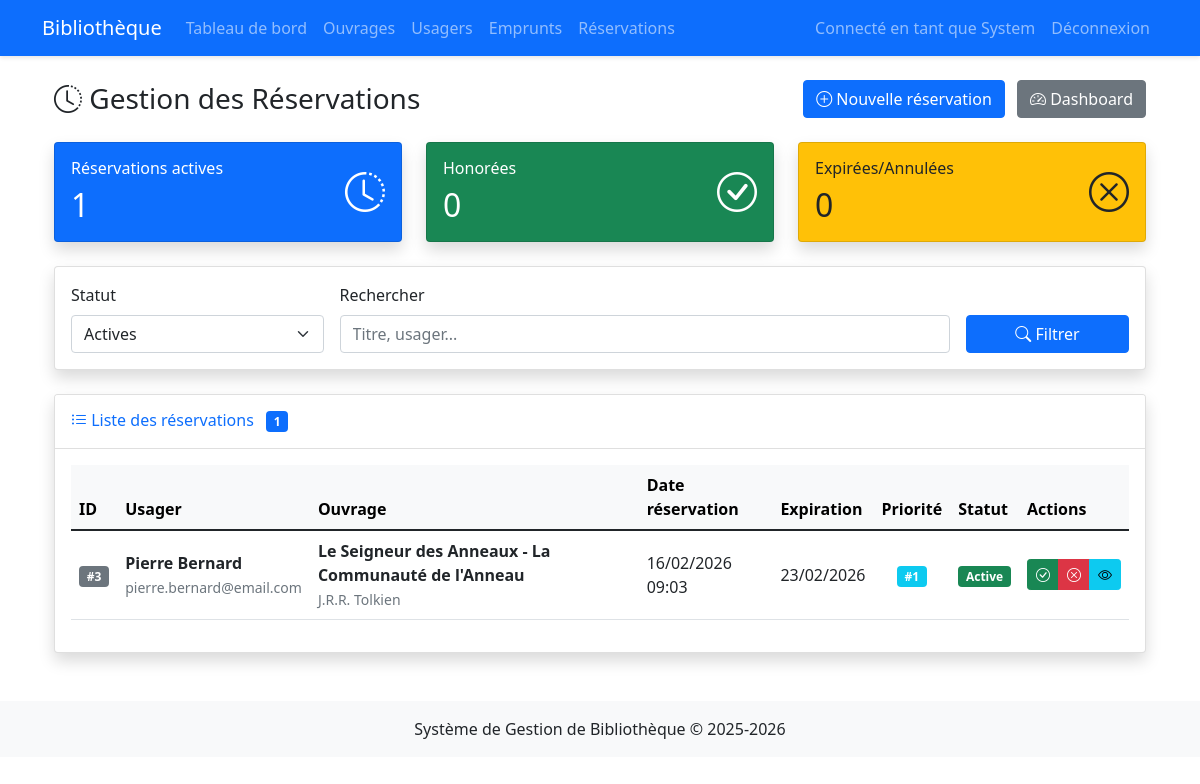
/admin/reservations (signed in), run on the app's committed database.
### models.py (models this page shows, shortened)
class Bibliothecaire(db.Model, UserMixin):
    __tablename__ = 'bibliothecaires'
    id = db.Column(db.Integer, primary_key=True)
    nom = db.Column(db.String(100), nullable=False)
    prenom = db.Column(db.String(100), nullable=False)
    login = db.Column(db.String(80), unique=True, nullable=False)
    password_hash = db.Column(db.String(200))
    date_creation = db.Column(db.DateTime, default=datetime.utcnow)

class Reservation(db.Model):
    __tablename__ = 'reservations'
    id = db.Column(db.Integer, primary_key=True)
    usager_id = db.Column(db.Integer, db.ForeignKey('usagers.id'), nullable=False)
    ouvrage_id = db.Column(db.Integer, db.ForeignKey('ouvrages.id'), nullable=False)
    date_reservation = db.Column(db.DateTime, default=datetime.utcnow)
    date_expiration = db.Column(db.DateTime)
    statut = db.Column(db.String(20), default='active')  # active, annulée, honorée
    priorite = db.Column(db.Integer)

class Usager(db.Model):
    __tablename__ = 'usagers'
    id = db.Column(db.Integer, primary_key=True)
    nom = db.Column(db.String(100), nullable=False)
    prenom = db.Column(db.String(100), nullable=False)
    email = db.Column(db.String(120), unique=True, nullable=False)
    telephone = db.Column(db.String(20))
    adresse = db.Column(db.Text)
    date_inscription = db.Column(db.DateTime, default=datetime.utcnow)
    statut = db.Column(db.String(20), default='actif')  # actif, suspendu, inactif
    emprunts = db.relationship('Emprunt', backref='usager', lazy=True)
    reservations = db.relationship('Reservation', backref='usager', lazy=True)

class Ouvrage(db.Model):
    __tablename__ = 'ouvrages'
    id = db.Column(db.Integer, primary_key=True)
    titre = db.Column(db.String(200), nullable=False)
    auteur = db.Column(db.String(200), nullable=False)
    isbn = db.Column(db.String(20), unique=True)
    annee_publication = db.Column(db.Integer)
    editeur = db.Column(db.String(100))
    categorie = db.Column(db.String(50))
    description = db.Column(db.Text)
    nombre_exemplaires = db.Column(db.Integer, default=1)
    date_ajout = db.Column(db.DateTime, default=datetime.utcnow)
    exemplaires = db.relationship('Exemplaire', backref='ouvrage', lazy=True)
    reservations = db.relationship('Reservation', backref='ouvrage', lazy=True)

### app.py (the view, shortened to what this page needs)
@app.route('/admin/reservations')
@login_required
def liste_reservations():
    query = Reservation.query
    statut = request.args.get('statut', 'active')
    if statut != 'toutes':
        query = query.filter_by(statut=statut)
    search = request.args.get('search', '').strip()
    reservations = query.all()
    return render_template('reservations.html', reservations=reservations, now=datetime.now())

### app.py (called while the page is built)
@login_manager.user_loader
def load_user(user_id):
    return db.session.get(Bibliothecaire, int(user_id))

### templates/reservations.html (shortened to what this page needs)
{% extends "base.html" %}
{% block content %}
<div class="container-fluid">
    <div class="d-sm-flex align-items-center justify-content-between mb-4">
        <h1 class="h3 mb-0 text-gray-800">
            <i class="bi bi-clock-history"></i> Gestion des Réservations
        </h1>
        <div>
            <a href="{{ url_for('nouvelle_reservation') }}" class="btn btn-primary me-2">
                <i class="bi bi-plus-circle"></i> Nouvelle réservation
            </a>
            <a href="{{ url_for('dashboard') }}" class="btn btn-secondary">
                <i class="bi bi-speedometer2"></i> Dashboard
            </a>
        </div>
    </div>
    <div class="row mb-4">
        <div class="col-md-4">
            <div class="card bg-primary text-white shadow">
                <div class="card-body">
                    <div class="d-flex justify-content-between align-items-center">
                        <div>
                            <h6 class="mb-0">Réservations actives</h6>
                            <h2 class="mt-2 mb-0">{{ reservations|selectattr('statut', 'equalto', 'active')|list|length }}</h2>
                        </div>
                        <i class="bi bi-clock-history fs-1"></i>
                    </div>
                </div>
            </div>
        </div>
        <div class="col-md-4">
            <div class="card bg-success text-white shadow">
                <div class="card-body">
                    <div class="d-flex justify-content-between align-items-center">
                        <div>
                            <h6 class="mb-0">Honorées</h6>
                            <h2 class="mt-2 mb-0">{{ reservations|selectattr('statut', 'equalto', 'honorée')|list|length }}</h2>
                        </div>
                        <i class="bi bi-check-circle fs-1"></i>
                    </div>
                </div>
            </div>
        </div>
        <div class="col-md-4">
            <div class="card bg-warning text-dark shadow">
                <div class="card-body">
                    <div class="d-flex justify-content-between align-items-center">
                        <div>
                            <h6 class="mb-0">Expirées/Annulées</h6>
                            <h2 class="mt-2 mb-0">{{ reservations|selectattr('statut', 'equalto', 'expirée')|list|length + reservations|selectattr('statut', 'equalto', 'annulée')|list|length }}</h2>
                        </div>
                        <i class="bi bi-x-circle fs-1"></i>
                    </div>
                </div>
            </div>
        </div>
    </div>
    <div class="card shadow mb-4">
        <div class="card-body">
            <form method="GET" class="row g-3">
                <div class="col-md-3">
                    <label class="form-label">Statut</label>
                    <select class="form-select" name="statut" onchange="this.form.submit()">
                        <option value="active" {% if request.args.get('statut', 'active') == 'active' %}selected{% endif %}>Actives</option>
                    </select>
                </div>
                <div class="col-md-7">
                    <label class="form-label">Rechercher</label>
                    <input type="text" class="form-control" name="search"
                           placeholder="Titre, usager..."
                           value="{{ request.args.get('search', '') }}">
                </div>
                <div class="col-md-2 d-flex align-items-end">
                    <button type="submit" class="btn btn-primary w-100">
                        <i class="bi bi-search"></i> Filtrer
                    </button>
                </div>
            </form>
        </div>
    </div>
    <div class="card shadow">
        <div class="card-header bg-white py-3">
            <h6 class="m-0 font-weight-bold text-primary">
                <i class="bi bi-list-ul"></i> Liste des réservations
                <span class="badge bg-primary ms-2">{{ reservations|length }}</span>
            </h6>
        </div>
        <div class="card-body">
            <div class="table-responsive">
                <table class="table table-hover align-middle">
                    <thead class="table-light">
                        <tr>
                            <th>ID</th>
                            <th>Usager</th>
                            <th>Ouvrage</th>
                            <th>Date réservation</th>
                            <th>Expiration</th>
                            <th>Priorité</th>
                            <th>Statut</th>
                            <th>Actions</th>
                        </tr>
                    </thead>
                    <tbody>
                        {% for reservation in reservations %}
                        <tr>
                            <td><span class="badge bg-secondary">#{{ reservation.id }}</span></td>
                            <td>
                                <strong>{{ reservation.usager.prenom }} {{ reservation.usager.nom }}</strong><br>
                                <small class="text-muted">{{ reservation.usager.email }}</small>
                            </td>
                            <td>
                                <strong>{{ reservation.ouvrage.titre }}</strong><br>
                                <small class="text-muted">{{ reservation.ouvrage.auteur }}</small>
                            </td>
                            <td>{{ reservation.date_reservation.strftime('%d/%m/%Y %H:%M') }}</td>
                            <td>
                                {{ reservation.date_expiration.strftime('%d/%m/%Y') }}
                            </td>
                            <td class="text-center">
                                <span class="badge bg-info">#{{ reservation.priorite }}</span>
                            </td>
                            <td>
                                {% if reservation.statut == 'active' %}
                                    <span class="badge bg-success">Active</span>
                                {% elif reservation.statut == 'honorée' %}
                                    <span class="badge bg-primary">Honorée</span>
                                {% elif reservation.statut == 'annulée' %}
                                    <span class="badge bg-danger">Annulée</span>
                                {% else %}
                                    <span class="badge bg-secondary">{{ reservation.statut }}</span>
                                {% endif %}
                            </td>
                            <td>
                                <div class="btn-group" role="group">
                                    {% if reservation.statut == 'active' %}
                                        <a href="{{ url_for('honorer_reservation', id=reservation.id) }}" class="btn btn-sm btn-success"
                                           onclick="return confirm('Marquer cette réservation comme honorée ?')"
                                           title="Marquer comme honorée">
                                            <i class="bi bi-check-circle"></i>
                                        </a>
                                        <a href="{{ url_for('annuler_reservation', id=reservation.id) }}" class="btn btn-sm btn-danger"
                                           onclick="return confirm('Annuler cette réservation ?')"
                                           title="Annuler">
                                            <i class="bi bi-x-circle"></i>
                                        </a>
                                    {% endif %}
                                    <a href="{{ url_for('detail_ouvrage', id=reservation.ouvrage.id) }}" class="btn btn-sm btn-info" title="Détails ouvrage">
                                        <i class="bi bi-eye"></i>
                                    </a>
                                </div>
                            </td>
                        </tr>
                        {% endfor %}
                    </tbody>
                </table>
            </div>
        </div>
    </div>
</div>
{% endblock %}

### templates/base.html (shortened to what this page needs)
<!DOCTYPE html>
<html lang="fr">
<head>
    <link rel="stylesheet" href="{{ url_for('static', filename='css/style.css') }}">
    <link href="https://cdn.jsdelivr.net/npm/bootstrap@5.1.3/dist/css/bootstrap.min.css" rel="stylesheet">
<link rel="stylesheet" href="https://cdn.jsdelivr.net/npm/bootstrap-icons@1.10.0/font/bootstrap-icons.css">
</head>
<body>
    <nav class="navbar navbar-expand-lg navbar-dark bg-primary">
        <div class="container">
            <a class="navbar-brand" href="{{ url_for('index') }}">Bibliothèque</a>
            <div class="collapse navbar-collapse" id="navbarNav">
                <ul class="navbar-nav me-auto">
                    {% if current_user.is_authenticated %}
                    <li class="nav-item">
                        <a class="nav-link" href="{{ url_for('dashboard') }}">Tableau de bord</a>
                    </li>
                    <li class="nav-item">
                        <a class="nav-link" href="{{ url_for('liste_ouvrages') }}">Ouvrages</a>
                    </li>
                    <li class="nav-item">
                        <a class="nav-link" href="{{ url_for('liste_usagers') }}">Usagers</a>
                    </li>
                    <li class="nav-item">
                        <a class="nav-link" href="{{ url_for('liste_emprunts') }}">Emprunts</a>
                    </li>
                    <li class="nav-item">
                        <a class="nav-link" href="{{ url_for('liste_reservations') }}">Réservations</a>
                    </li>
                    {% endif %}
                </ul>
                <ul class="navbar-nav">
                    {% if current_user.is_authenticated %}
                    <li class="nav-item">
                        <span class="nav-link">Connecté en tant que {{ current_user.prenom }}</span>
                    </li>
                    <li class="nav-item">
                        <a class="nav-link" href="{{ url_for('logout') }}">Déconnexion</a>
                    </li>
                    {% else %}
                    <li class="nav-item">
                        <a class="nav-link" href="{{ url_for('login') }}">Connexion</a>
                    </li>
                    {% endif %}
                </ul>
            </div>
        </div>
    </nav>
    <div class="container mt-4">
        {% block content %}{% endblock %}
    </div>
    <footer class="mt-5 py-3 bg-light">
        <div class="container text-center">
            <p class="mb-0">Système de Gestion de Bibliothèque &copy; 2025-2026</p>
        </div>
    </footer>
</body>
</html>

### static/css/style.css (style rules this page uses)
body { background-color: #f8f9fa; }
.card { box-shadow: 0 2px 4px rgba(0,0,0,0.1); transition: box-shadow 0.3s ease; }
.table th { background-color: #f8f9fa; border-bottom: 2px solid #dee2e6; }
.badge { font-size: 0.8em; }
.btn { border-radius: 4px; }
.navbar { box-shadow: 0 2px 4px rgba(0,0,0,0.1); }

### data on the page
Bibliothecaire: prenom "System"
Reservation: id "3", usager.prenom "Pierre", usager.nom "Bernard", usager.email "pierre.bernard@email.com", ouvrage.titre "Le Seigneur des Anneaux - La Communauté de l'Anneau", ouvrage.auteur "J.R.R. Tolkien", date_reservation "16/02/2026 09:03", date_expiration "23/02/2026", priorite "1", statut "Active"

### other printed values
{{ reservations|selectattr('statut', 'equalto', 'active')|list|length }} "1"
{{ reservations|selectattr('statut', 'equalto', 'honorée')|list|length }} "0"
{{ reservations|length }} "1"
